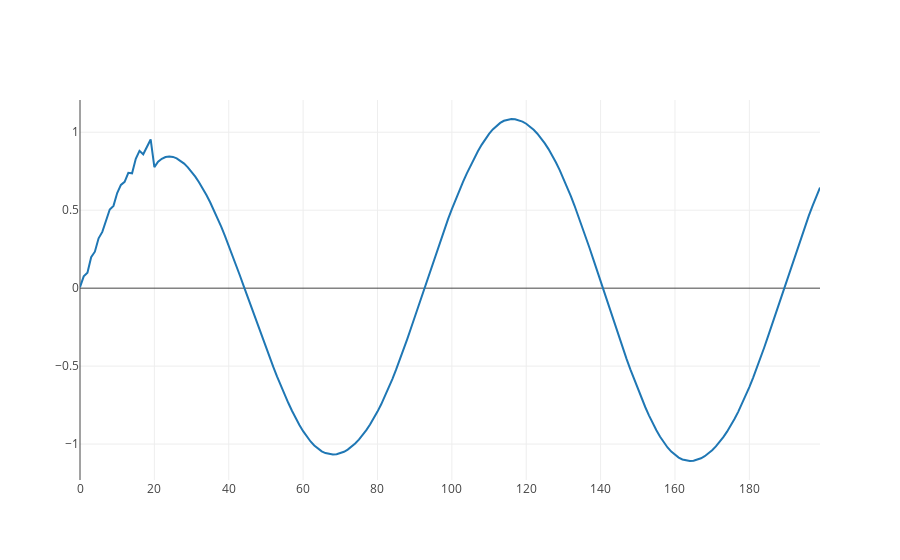
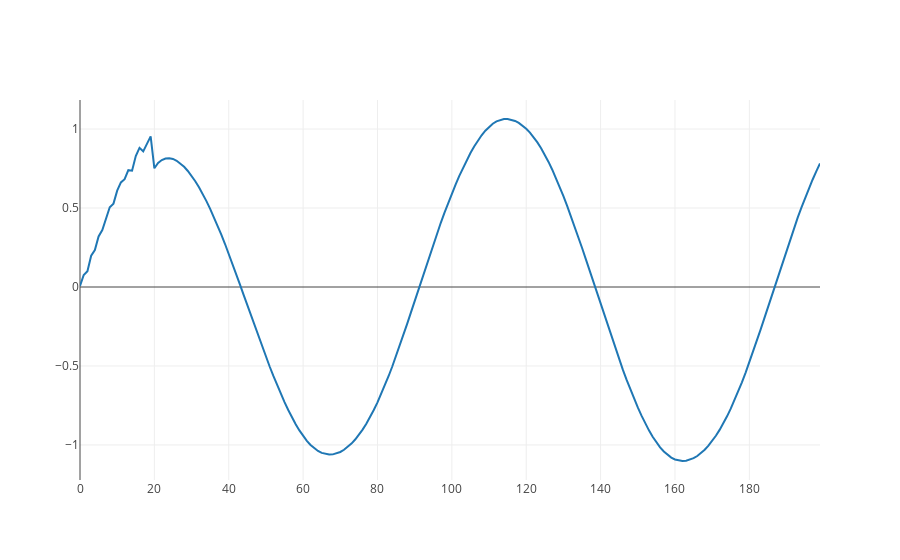
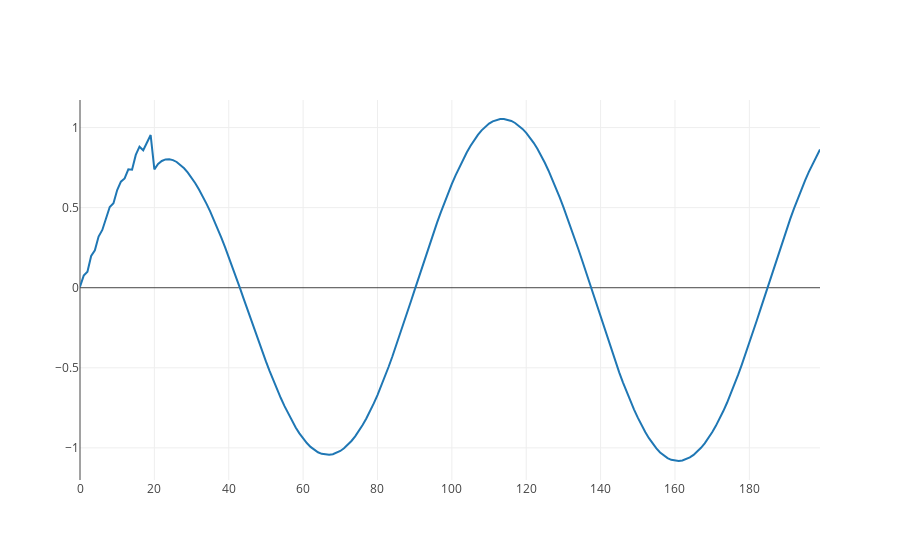
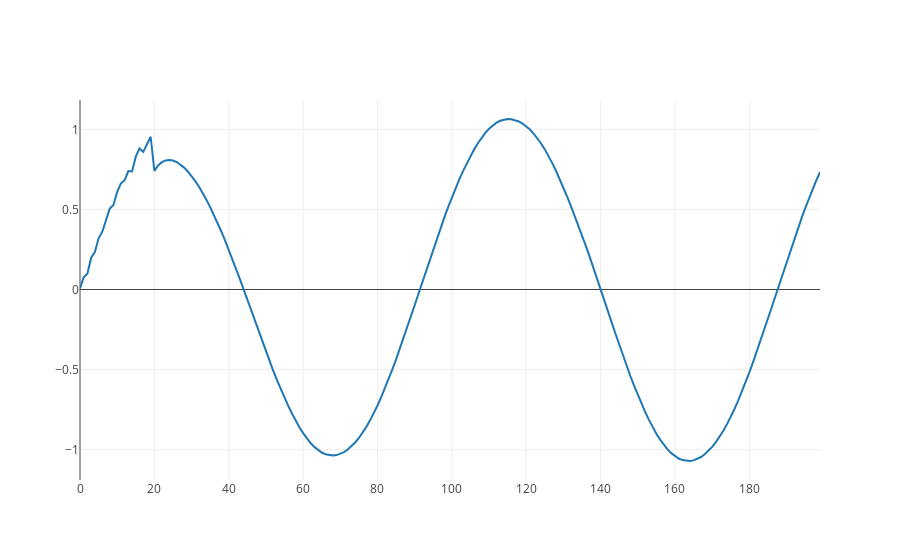

Notebook source saved alongside these figures, in order:
### Markdown cell above
## Training and Testing

### Code cell
np.random.shuffle (start_indices)
train_indices = start_indices[0:int(train_size)]
dev_indices= start_indices[int(train_size):int(train_size+dev_size)]
test_indices = start_indices[int(train_size+dev_size):int(train_size+dev_size+test_size)]

epoch_count = 5

loss_results = np.zeros((epoch_count,2))

def get_dev_loss():
    epoch_dev_loss = 0.0
    for devi in range(dev_batch_count):
        batch_inputs,batch_targets = get_batch(devi, dev_indices)

        batch_dev_loss = sess.run(loss,feed_dict={inputs:batch_inputs,targets:batch_targets})
        if (devi % 20) == 0:
            print("  Dev results batch %d, loss %s" %(  devi, str(batch_dev_loss)))  

        epoch_dev_loss += batch_dev_loss
        #sys.stdout.write('.')
        #sys.stdout.flush()
    return epoch_dev_loss / dev_size

def generate_graph(graph_size=200):
    prime_size = 20
    
    prime_signal_start_i = 0
    
    tmp_signal = np.zeros((graph_size,1))
    tmp_signal[0:prime_size,0] = signal_amp[prime_signal_start_i:(prime_signal_start_i+prime_size)]
    #tmp_signal[0:prime_size,0] = np.random.normal(size=prime_size)*0.6+0.1
    tmp_batch = np.zeros((batch_size,sequence_length,1))
    
    _state_packed = None
    for end in range(prime_size, graph_size):
        #end = prime_size
        tmp_batch[0,:,0] = tmp_signal.take(range((end-sequence_length),end), mode='wrap')
        if _state_packed is None:
            _state_packed , _prediction = sess.run(
                [state_packed, predictions[0,0]], 
                feed_dict={learning_rate: 0.02, inputs: tmp_batch})
        else:
            _state_packed , _prediction = sess.run(
                [state_packed, predictions[0,0]], 
                feed_dict={learning_rate: 0.02, initial_state: _state_packed, inputs: tmp_batch})
            
        #print(_prediction)
        tmp_signal[end,0] = _prediction
        sys.stdout.write('.')
        sys.stdout.flush()
    print("")
    plotly.offline.iplot({
       "data": [Scatter(y=tmp_signal[:,0])],
       "layout": Layout(title="")})


init=tf.global_variables_initializer()
with tf.Session() as sess:
    sess.run(init)

    epoch_dev_loss = get_dev_loss()    

    #print("")            
    print("Dev results epoch start, loss %s" %(  str(epoch_dev_loss),))  

    for epoch in range(0,epoch_count):
        np.random.shuffle (train_indices)
        epoch_train_loss = 0.0
        for ti in range(train_batch_count):
            batch_inputs,batch_targets = get_batch(ti, train_indices)

            batch_train_loss, _ = sess.run([loss, opt], feed_dict={learning_rate: 0.002, inputs: batch_inputs, targets: batch_targets})
            if (ti % 20) == 0:
                print("  Train results batch %d, loss %s" %(  ti, str(batch_train_loss)))  
            epoch_train_loss += batch_train_loss
            #sys.stdout.write('.')
            #sys.stdout.flush()
        #print("")
        epoch_train_loss = epoch_train_loss / train_size
        print("Training results epoch %d, loss %s" %( epoch, str(epoch_train_loss)))
        epoch_dev_loss = get_dev_loss()    
        #print("")            
        print("Dev results epoch %d, loss %s" %( epoch, str(epoch_dev_loss)))  
        loss_results[epoch,0] = epoch_train_loss
        loss_results[epoch,1] = epoch_dev_loss
        ti += 1
        generate_graph()
    generate_graph(graph_size=1000)

### Figure 1 — Plotly figure (JSON) as saved in the notebook; plotly's stock layout.template omitted (floating-point values rounded to 4 significant figures; data arrays with more than 128 entries replaced by an {"elided": "..."} marker saying what was removed)
{"data": [{"type": "scatter", "y": {"elided": "200 float values"}}], "layout": {"title": ""}}

### Figure 2 — Plotly figure (JSON) as saved in the notebook; plotly's stock layout.template omitted (floating-point values rounded to 4 significant figures; data arrays with more than 128 entries replaced by an {"elided": "..."} marker saying what was removed)
{"data": [{"type": "scatter", "y": {"elided": "200 float values"}}], "layout": {"title": ""}}

### Figure 3 — Plotly figure (JSON) as saved in the notebook; plotly's stock layout.template omitted (floating-point values rounded to 4 significant figures; data arrays with more than 128 entries replaced by an {"elided": "..."} marker saying what was removed)
{"data": [{"type": "scatter", "y": {"elided": "200 float values"}}], "layout": {"title": ""}}

### Figure 4 — Plotly figure (JSON) as saved in the notebook; plotly's stock layout.template omitted (floating-point values rounded to 4 significant figures; data arrays with more than 128 entries replaced by an {"elided": "..."} marker saying what was removed)
{"data": [{"type": "scatter", "y": {"elided": "200 float values"}}], "layout": {"title": ""}}
